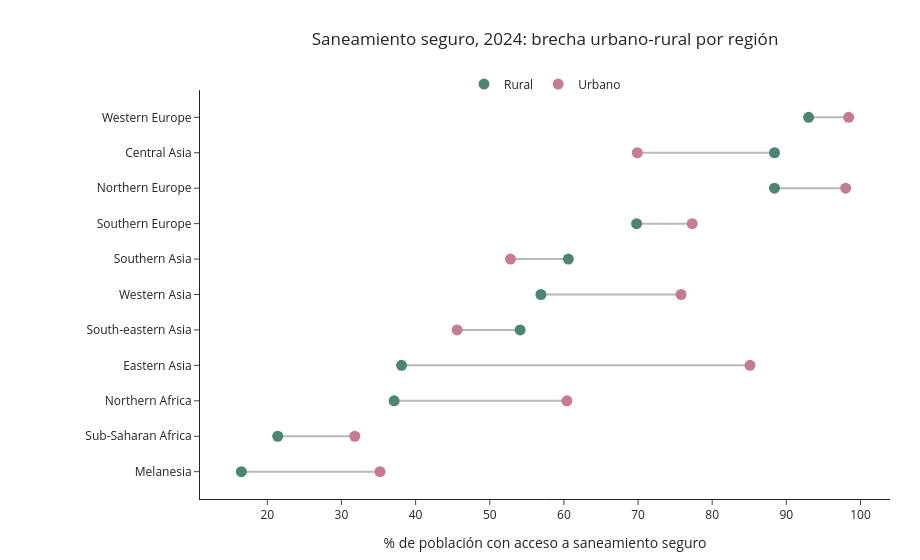

The cell this chart's notebook holds for it:
### Markdown cell above
## Gráfico 2: La brecha urbano-rural por región en 2024

**Principios aplicados:**
- **Conexión** (Palmer & Rock): gráfico de conexión o *dumbbell*, con una línea explícita conecta el punto urbano con el rural de la misma región, sin ella, el ojo tendría que "adivinar" qué par de puntos pertenece a qué región.
- **Simetría** (Wertheimer): las regiones se ordenan de mayor a menor cobertura rural, permitiendo percibir el patrón (y las excepciones) casi de inmediato.
- **Punto Focal** (Treisman & Gelade): los colores distintivos de urbano y rural, así como el largo de la línea entre ellos, marcan el punto más informativo de la historia, mostrando que rural es sistemáticamente el rezagado.
- **Jerarquía** (Cleveland & McGill): se usa posición en escala común, la codificación perceptualmente más precisa, en vez de color/área.

### Code cell
df_brecha = regiones_ancho[
    (regiones_ancho["Año"] == 2024) &
    (regiones_ancho["Indicador"] == "Saneamiento") &
    (regiones_ancho["Entidad"].isin(nombres_subregion))  # Solo subregiones (un único nivel M49)
].dropna(subset=["Urbano", "Rural"]).copy()

df_brecha["Brecha"] = df_brecha["Urbano"] - df_brecha["Rural"]
df_brecha = df_brecha.sort_values("Rural", ascending=True)

fig2 = go.Figure()

for _, row in df_brecha.iterrows():
    fig2.add_trace(go.Scatter(
        x=[row["Rural"], row["Urbano"]], y=[row["Entidad"], row["Entidad"]],
        mode="lines", line=dict(color=PALETA["gris"], width=2),
        showlegend=False, hoverinfo="skip",))

fig2.add_trace(go.Scatter(
    x=df_brecha["Rural"], y=df_brecha["Entidad"], mode="markers", name="Rural",
    marker=dict(color=PALETA["rural"], size=11),
    hovertemplate="%{y} — Rural: %{x:.1f}%<extra></extra>",))
fig2.add_trace(go.Scatter(
    x=df_brecha["Urbano"], y=df_brecha["Entidad"], mode="markers", name="Urbano",
    marker=dict(color=PALETA["urbano"], size=11),
    hovertemplate="%{y} — Urbano: %{x:.1f}%<extra></extra>",))

fig2.update_layout(
    template=TEMPLATE, height=560, width=920,
    title=dict(text="Saneamiento seguro, 2024: brecha urbano-rural por región", x=0.5, xanchor="center", xref="paper"),
    xaxis_title="% de población con acceso a saneamiento seguro",
    yaxis_title=None,
    legend=dict(orientation="h", y=1.05, x=0.5, xanchor="center"),
    margin=dict(t=90, l=200, r=30, b=50),)
fig2.show()

### Figure 1 — Plotly figure (JSON) as saved in the notebook; plotly's stock layout.template omitted (floating-point values rounded to 4 significant figures)
{"data": [{"hoverinfo": "skip", "line": {"color": "#B8B8B8", "width": 2}, "mode": "lines", "showlegend": false, "type": "scatter", "x": [16.5, 35.2], "y": ["Melanesia", "Melanesia"]}, {"hoverinfo": "skip", "line": {"color": "#B8B8B8", "width": 2}, "mode": "lines", "showlegend": false, "type": "scatter", "x": [21.4, 31.8], "y": ["Sub-Saharan Africa", "Sub-Saharan Africa"]}, {"hoverinfo": "skip", "line": {"color": "#B8B8B8", "width": 2}, "mode": "lines", "showlegend": false, "type": "scatter", "x": [37.1, 60.4], "y": ["Northern Africa", "Northern Africa"]}, {"hoverinfo": "skip", "line": {"color": "#B8B8B8", "width": 2}, "mode": "lines", "showlegend": false, "type": "scatter", "x": [38.1, 85.1], "y": ["Eastern Asia", "Eastern Asia"]}, {"hoverinfo": "skip", "line": {"color": "#B8B8B8", "width": 2}, "mode": "lines", "showlegend": false, "type": "scatter", "x": [54.1, 45.6], "y": ["South-eastern Asia", "South-eastern Asia"]}, {"hoverinfo": "skip", "line": {"color": "#B8B8B8", "width": 2}, "mode": "lines", "showlegend": false, "type": "scatter", "x": [56.9, 75.8], "y": ["Western Asia", "Western Asia"]}, {"hoverinfo": "skip", "line": {"color": "#B8B8B8", "width": 2}, "mode": "lines", "showlegend": false, "type": "scatter", "x": [60.6, 52.8], "y": ["Southern Asia", "Southern Asia"]}, {"hoverinfo": "skip", "line": {"color": "#B8B8B8", "width": 2}, "mode": "lines", "showlegend": false, "type": "scatter", "x": [69.8, 77.3], "y": ["Southern Europe", "Southern Europe"]}, {"hoverinfo": "skip", "line": {"color": "#B8B8B8", "width": 2}, "mode": "lines", "showlegend": false, "type": "scatter", "x": [88.4, 98], "y": ["Northern Europe", "Northern Europe"]}, {"hoverinfo": "skip", "line": {"color": "#B8B8B8", "width": 2}, "mode": "lines", "showlegend": false, "type": "scatter", "x": [88.4, 69.9], "y": ["Central Asia", "Central Asia"]}, {"hoverinfo": "skip", "line": {"color": "#B8B8B8", "width": 2}, "mode": "lines", "showlegend": false, "type": "scatter", "x": [93, 98.4], "y": ["Western Europe", "Western Europe"]}, {"hovertemplate": "%{y} — Rural: %{x:.1f}%<extra></extra>", "marker": {"color": "#4C8577", "size": 11}, "mode": "markers", "name": "Rural", "type": "scatter", "x": [16.5, 21.4, 37.1, 38.1, 54.1, 56.9, 60.6, 69.8, 88.4, 88.4, 93.0], "y": ["Melanesia", "Sub-Saharan Africa", "Northern Africa", "Eastern Asia", "South-eastern Asia", "Western Asia", "Southern Asia", "Southern Europe", "Northern Europe", "Central Asia", "Western Europe"]}, {"hovertemplate": "%{y} — Urbano: %{x:.1f}%<extra></extra>", "marker": {"color": "#C77B93", "size": 11}, "mode": "markers", "name": "Urbano", "type": "scatter", "x": [35.2, 31.8, 60.4, 85.1, 45.6, 75.8, 52.8, 77.3, 98.0, 69.9, 98.4], "y": ["Melanesia", "Sub-Saharan Africa", "Northern Africa", "Eastern Asia", "South-eastern Asia", "Western Asia", "Southern Asia", "Southern Europe", "Northern Europe", "Central Asia", "Western Europe"]}], "layout": {"height": 560, "legend": {"orientation": "h", "x": 0.5, "xanchor": "center", "y": 1.05}, "margin": {"b": 50, "l": 200, "r": 30, "t": 90}, "title": {"text": "Saneamiento seguro, 2024: brecha urbano-rural por región", "x": 0.5, "xanchor": "center", "xref": "paper"}, "width": 920, "xaxis": {"title": {"text": "% de población con acceso a saneamiento seguro"}}, "yaxis": {"title": {}}}}
